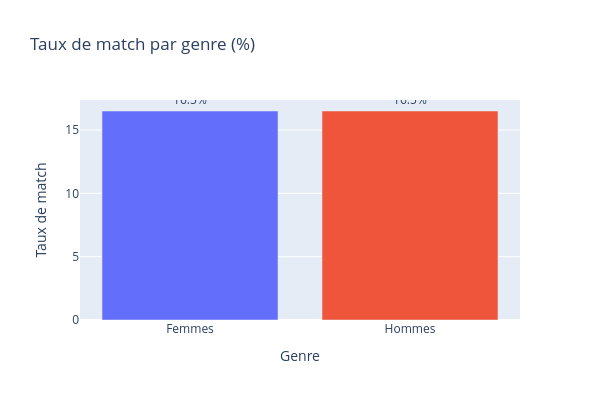

Notebook source saved alongside this figure:
### Code cell
taux_genre = df.groupby('gender')['match'].mean().reset_index()
taux_genre.columns = ['Genre', 'Taux de match']
taux_genre['Taux de match'] = (taux_genre['Taux de match'] * 100).round(1)

fig = px.bar(taux_genre, x='Genre', y='Taux de match',
             title='Taux de match par genre (%)',
             text='Taux de match',
             color='Genre',
             width=600, height=400)
fig.update_traces(texttemplate='%{text}%', textposition='outside')
fig.update_layout(showlegend=False)
fig.show()

### Figure 1 — Plotly figure (JSON) as saved in the notebook; plotly's stock layout.template omitted (floating-point values rounded to 4 significant figures)
{"data": [{"hovertemplate": "Genre=%{x}<br>Taux de match=%{text}<extra></extra>", "legendgroup": "Femmes", "marker": {"color": "#636efa", "pattern": {"shape": ""}}, "name": "Femmes", "orientation": "v", "showlegend": true, "text": [16.5], "textposition": "outside", "texttemplate": "%{text}%", "type": "bar", "x": ["Femmes"], "xaxis": "x", "y": [16.5], "yaxis": "y"}, {"hovertemplate": "Genre=%{x}<br>Taux de match=%{text}<extra></extra>", "legendgroup": "Hommes", "marker": {"color": "#EF553B", "pattern": {"shape": ""}}, "name": "Hommes", "orientation": "v", "showlegend": true, "text": [16.5], "textposition": "outside", "texttemplate": "%{text}%", "type": "bar", "x": ["Hommes"], "xaxis": "x", "y": [16.5], "yaxis": "y"}], "layout": {"barmode": "relative", "height": 400, "legend": {"title": {"text": "Genre"}, "tracegroupgap": 0}, "showlegend": false, "title": {"text": "Taux de match par genre (%)"}, "width": 600, "xaxis": {"anchor": "y", "categoryarray": ["Femmes", "Hommes"], "categoryorder": "array", "domain": [0, 1], "title": {"text": "Genre"}}, "yaxis": {"anchor": "x", "domain": [0, 1], "title": {"text": "Taux de match"}}}}
